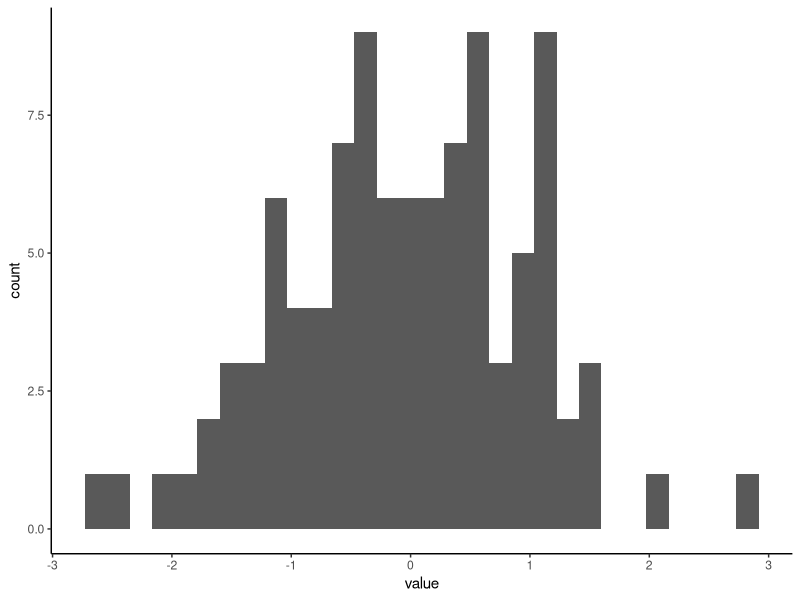

The R script that drew this image:
## ---- chunk 1
#| message: false
#| fig-height: 2

library(tidyverse)
theme_set(theme_classic()) 

# dataset:
tibble(value = rnorm(100)) |> 
  ggplot(aes(x=value)) + 
    geom_histogram()
## ---- chunk 2
#| fig-height: 6
#| fig-width: 6


## ---- chunk 3
#| label: figs_auroc_ci_3
#| fig-height: 6
#| fig-width: 6

# fig_auroc_ci_3
## ---- chunk 4
#| fig-height: 3
#| fig-width: 5

# source(here::here("figs/opt/figs_opt_shaps.R"))
# fig_shap_ex1
## ---- chunk 5
#| fig-height: 3
#| fig-width: 5

# fig_shap_ex1
## ---- chunk 6
#| fig-height: 3
#| fig-width: 5

# fig_shap_ex2
## ---- chunk 7
#| fig-height: 3
#| fig-width: 5

# fig_shap_ex1
## ---- chunk 8
#| fig-height: 3
#| fig-width: 5

# fig_shap_ex2
## ---- chunk 9
#| fig-height: 3
#| fig-width: 5

# fig_shap_ex3
## ---- chunk 10
#| fig-height: 5
#| fig-width: 5 

# source(here::here("figs/risk/figs_ema_demographics.R"))
# fig_race
## ---- chunk 11
#| fig-height: 5
#| fig-width: 5 

# fig_race
## ---- chunk 12
#| fig-height: 5
#| fig-width: 5

# source(here::here("figs/risk/figs_fairema_ci.R"))
# fig_race_only
